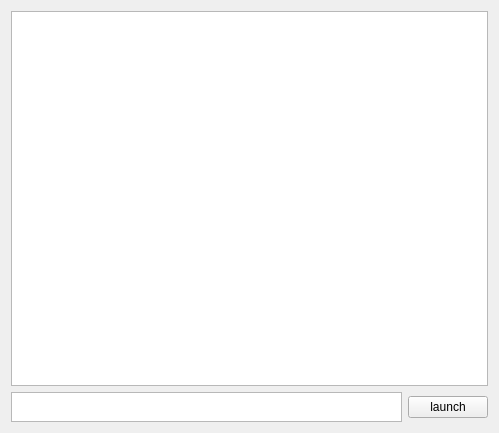
<?xml version="1.0" encoding="UTF-8"?>
<ui version="4.0">
 <class>MainWindow</class>
 <widget class="QMainWindow" name="MainWindow">
  <property name="geometry">
   <rect>
    <x>0</x>
    <y>0</y>
    <width>499</width>
    <height>433</height>
   </rect>
  </property>
  <property name="windowTitle">
   <string>DemoOS</string>
  </property>
  <widget class="QWidget" name="centralWidget">
   <layout class="QVBoxLayout" name="verticalLayout">
    <item>
     <widget class="QTextBrowser" name="cmd">
      <property name="focusPolicy">
       <enum>Qt::NoFocus</enum>
      </property>
      <property name="acceptDrops">
       <bool>false</bool>
      </property>
      <property name="verticalScrollBarPolicy">
       <enum>Qt::ScrollBarAsNeeded</enum>
      </property>
     </widget>
    </item>
    <item>
     <layout class="QHBoxLayout" name="horizontalLayout">
      <item>
       <widget class="QTextEdit" name="input">
        <property name="sizePolicy">
         <sizepolicy hsizetype="Expanding" vsizetype="Fixed">
          <horstretch>0</horstretch>
          <verstretch>0</verstretch>
         </sizepolicy>
        </property>
        <property name="minimumSize">
         <size>
          <width>200</width>
          <height>30</height>
         </size>
        </property>
        <property name="maximumSize">
         <size>
          <width>3000</width>
          <height>200</height>
         </size>
        </property>
       </widget>
      </item>
      <item>
       <widget class="QPushButton" name="pushButton">
        <property name="text">
         <string>launch</string>
        </property>
       </widget>
      </item>
     </layout>
    </item>
   </layout>
  </widget>
 </widget>
 <layoutdefault spacing="6" margin="11"/>
 <resources/>
 <connections/>
</ui>
